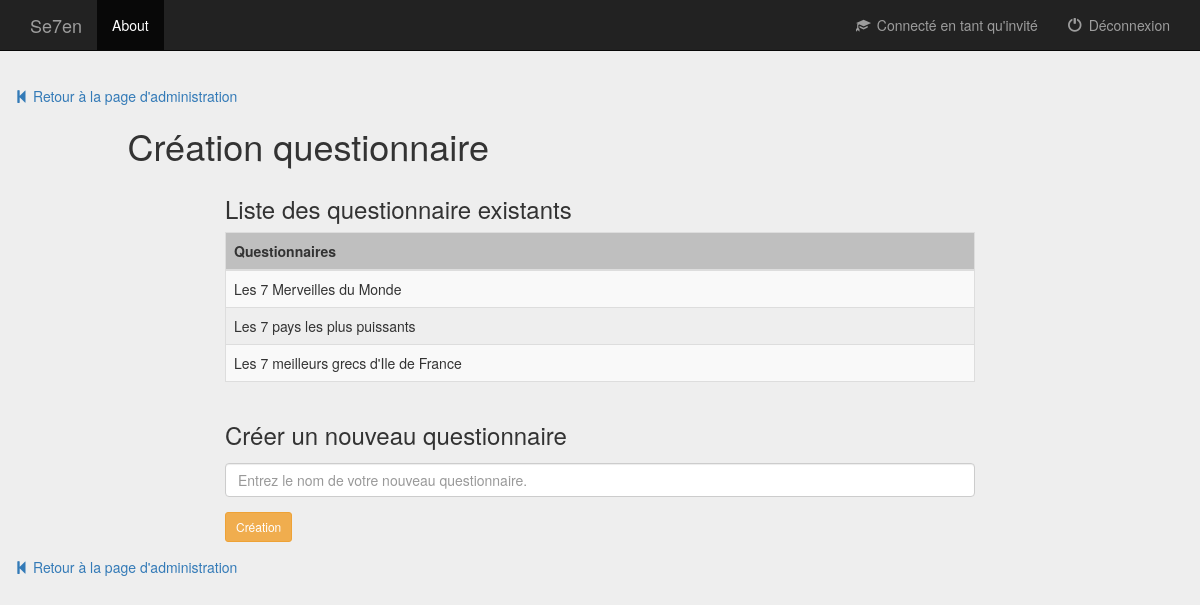
/main/creation_questionnaire.php, run on an earlier commit of the app's database.
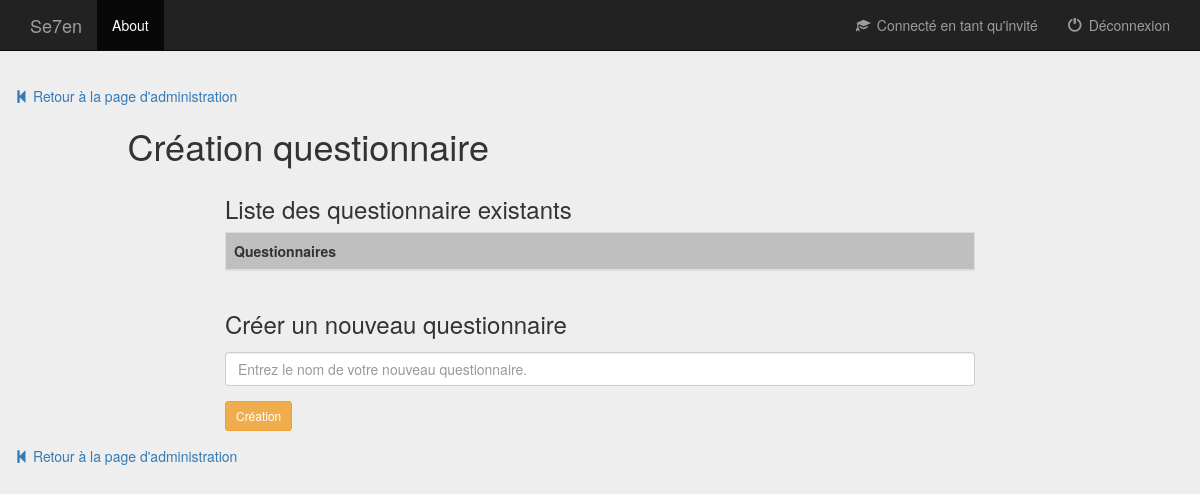
And on a later commit of the database.
### tables this page shows
CREATE TABLE `questionnaires` (
  `idQuestionnaire` smallint(6) NOT NULL,
  `nomQuestionnaire` tinytext NOT NULL,
  `statut` varchar(50)

);

### main/creation_questionnaire.php (the view, shortened to what this page needs)
<?php
    require ('header.php');
    require('../database_auth.php');
?>
	<div>
	    <a href="administration.php" class='return_links'>
	        <span class="glyphicon glyphicon-step-backward"></span>
	        Retour à la page d'administration
	    </a>
	</div>
	<div class="col-lg-12 col-md-12 col-sm-12">
		<div class="col-lg-offset-1 col-lg-11 col-md-offset-1 col-md-11 col-sm-offset-1 col-sm-11"> <h1>Création questionnaire</h1>
		</div>
		<div class="col-lg-offset-2 col-lg-8 col-lg-offset-2 col-md-offset-2 col-md-8 col-md-offset-2 col-sm-offset-2 col-8 6 col-sm-offset-11">
			<h3>Liste des questionnaire existants</h3>
			<table class="table table-striped table-bordered">
		        <thead>
		          <tr>
		            <th>Questionnaires</th>
		          </tr>
		        </thead>
		        <tbody>
			<?php
			    $req=$bd->prepare("SELECT * FROM questionnaires");
			    $req->execute();
			    while($tab = $req->fetch(PDO::FETCH_ASSOC)){
					echo "<tr>";
					echo "<td>" . htmlspecialchars($tab['nomQuestionnaire'], ENT_QUOTES) . "</td>";
					echo "</tr>";
			    }
			?>
				</tbody>
			</table>
		</div>
		<div class="col-lg-offset-2 col-lg-8 col-lg-offset-2 col-md-offset-2 col-md-8 col-md-offset-2 col-sm-offset-2 col-8 6 col-sm-offset-11" id="form_create_questionnaire">
			<h3>Créer un nouveau questionnaire</h3>
				<input type="text" id="newQuestionnaire" class="form-control" placeholder="Entrez le nom de votre nouveau questionnaire.">
				<button type="button" id="buttonSubmitNewQuestionnaire" class="btn btn-sm btn-warning">Création</button>
		</div>
	</div>
	<div>
	    <a href="administration.php" class='return_links'>
	        <span class="glyphicon glyphicon-step-backward"></span>
	        Retour à la page d'administration
	    </a>
	</div>
</body>
</html>

What changed in the data, as far as the page shows it:
removed questionnaires: nomQuestionnaire "Les 7 Merveilles du Monde"
removed questionnaires: nomQuestionnaire "Les 7 pays les plus puissants"
removed questionnaires: nomQuestionnaire "Les 7 meilleurs grecs d'Ile de France"
